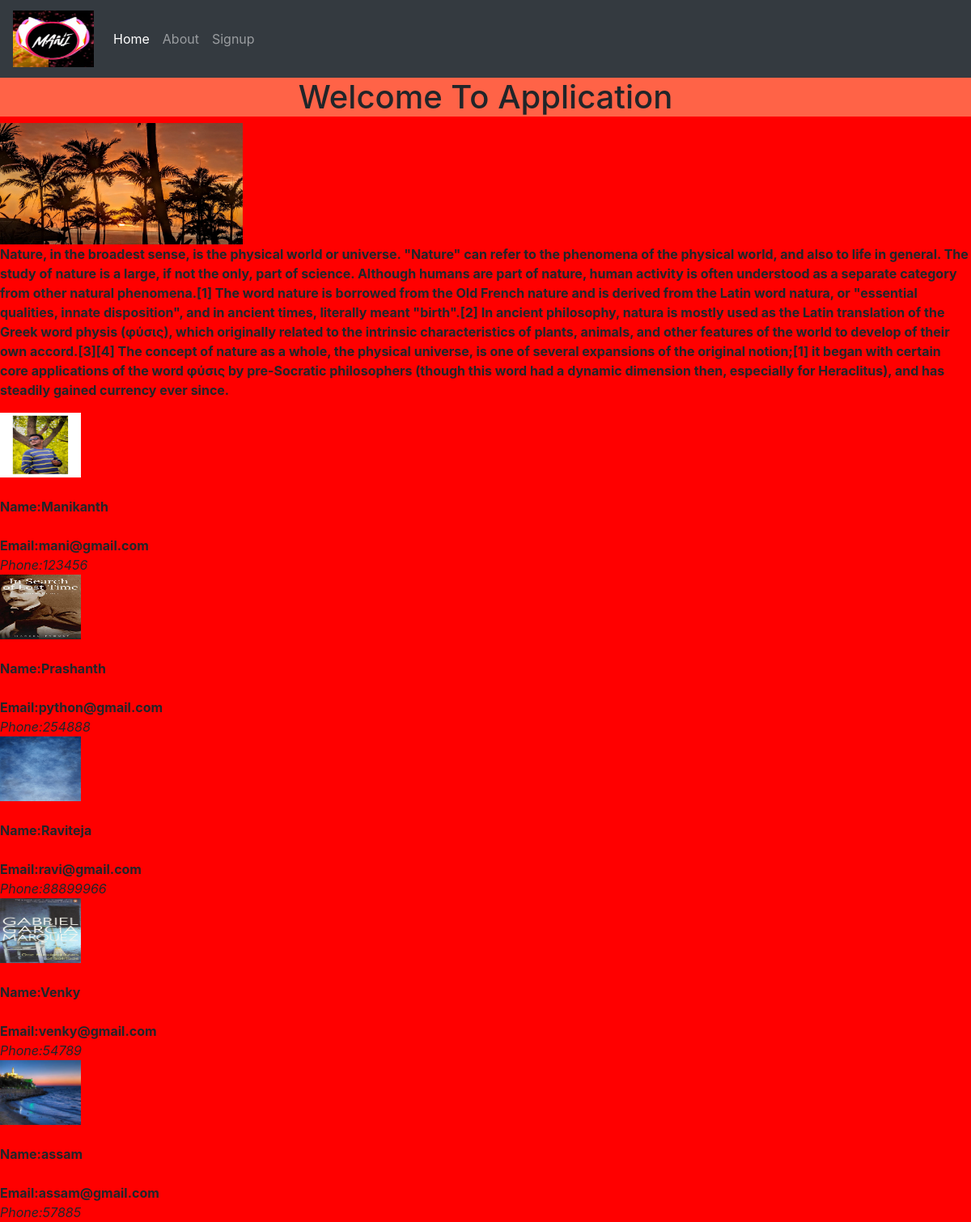
The page / on the database its author committed.
### myapp/models.py (models this page shows, shortened)
class Signup(models.Model):
     name=models.CharField(max_length=200)
     email=models.EmailField(blank=True)
     phone_number=models.IntegerField()
     photo=models.ImageField(blank=True)

### myapp/views.py (the view)
# urls.py: path('',home,name='home'),
def home(request):
    data=Signup.objects.all()
    return render(request,'home.html',{'data':data})

### templates/home.html
{% extends 'base.html' %}
{% load static %}
{% block content %}
    <h1>Welcome To Application</h1>
    <img style="height: 150px;width: 300px;" src="{% static 'images/nature.jpg' %}">
    <p><b>Nature, in the broadest sense, is the physical world or universe. "Nature" can refer to the phenomena of the physical world, and also to life in general. The study of nature is a large, if not the only, part of science. Although humans are part of nature, human activity is often understood as a separate category from other natural phenomena.[1]
        The word nature is borrowed from the Old French nature and is derived from the Latin word natura, or "essential qualities, innate disposition", and in ancient times, literally meant "birth".[2] In ancient philosophy, natura is mostly used as the Latin translation of the Greek word physis (φύσις), which originally related to the intrinsic characteristics of plants, animals, and other features of the world to develop of their own accord.[3][4] The concept of nature as a whole, the physical universe, is one of several expansions of the original notion;[1] it began with certain core applications of the word φύσις by pre-Socratic philosophers (though this word had a dynamic dimension then, especially for Heraclitus), and has steadily gained currency ever since.</b></p>
    {% for data in data  %}
        <img src="{{data.photo.url}}" alt=""><br><br>
        <strong>Name:{{data.name}}</strong><br><br>
        <b>Email:{{data.email}}</b><br>
        <i>Phone:{{data.phone_number}}</i><br>
    {% endfor %}
{% endblock content %}

### static/css/main.css (style rules this page uses)
body { background-color: red; }
h1 { background-color: tomato; text-align: center; }
img { height: 80px; width: 100px; }

### rows shown on the page
Signup: photo (picture), name "Manikanth", email "mani@gmail.com", phone_number "123456"
Signup: photo (picture), name "Prashanth", email "python@gmail.com", phone_number "254888"
Signup: photo (picture), name "Raviteja", email "ravi@gmail.com", phone_number "88899966"
Signup: photo (picture), name "Venky", email "venky@gmail.com", phone_number "54789"
Signup: photo (picture), name "assam", email "assam@gmail.com", phone_number "57885"
